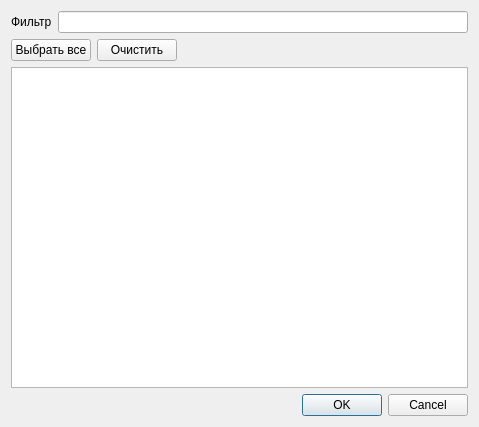
<?xml version="1.0" encoding="UTF-8"?>
<ui version="4.0">
 <class>Dialog</class>
 <widget class="QDialog" name="Dialog">
  <property name="geometry">
   <rect>
    <x>0</x>
    <y>0</y>
    <width>479</width>
    <height>427</height>
   </rect>
  </property>
  <property name="windowTitle">
   <string>Параметры</string>
  </property>
  <layout class="QGridLayout" name="gridLayout">
   <item row="0" column="0">
    <widget class="QLabel" name="label">
     <property name="text">
      <string>Фильтр</string>
     </property>
    </widget>
   </item>
   <item row="0" column="1">
    <widget class="QLineEdit" name="mFilterLineEdit"/>
   </item>
   <item row="2" column="0" colspan="2">
    <widget class="QTableView" name="tableView">
     <property name="alternatingRowColors">
      <bool>true</bool>
     </property>
     <property name="selectionBehavior">
      <enum>QAbstractItemView::SelectRows</enum>
     </property>
     <property name="sortingEnabled">
      <bool>true</bool>
     </property>
     <attribute name="horizontalHeaderStretchLastSection">
      <bool>true</bool>
     </attribute>
    </widget>
   </item>
   <item row="3" column="0" colspan="2">
    <widget class="QDialogButtonBox" name="buttonBox">
     <property name="orientation">
      <enum>Qt::Horizontal</enum>
     </property>
     <property name="standardButtons">
      <set>QDialogButtonBox::Cancel|QDialogButtonBox::Ok</set>
     </property>
    </widget>
   </item>
   <item row="1" column="0" colspan="2">
    <layout class="QHBoxLayout" name="horizontalLayout">
     <item>
      <widget class="QPushButton" name="mSelectAll">
       <property name="text">
        <string>Выбрать все</string>
       </property>
      </widget>
     </item>
     <item>
      <widget class="QPushButton" name="mDeselectAll">
       <property name="text">
        <string>Очистить</string>
       </property>
      </widget>
     </item>
     <item>
      <spacer name="horizontalSpacer">
       <property name="orientation">
        <enum>Qt::Horizontal</enum>
       </property>
       <property name="sizeHint" stdset="0">
        <size>
         <width>40</width>
         <height>20</height>
        </size>
       </property>
      </spacer>
     </item>
    </layout>
   </item>
  </layout>
 </widget>
 <resources/>
 <connections>
  <connection>
   <sender>buttonBox</sender>
   <signal>accepted()</signal>
   <receiver>Dialog</receiver>
   <slot>accept()</slot>
   <hints>
    <hint type="sourcelabel">
     <x>227</x>
     <y>409</y>
    </hint>
    <hint type="destinationlabel">
     <x>157</x>
     <y>274</y>
    </hint>
   </hints>
  </connection>
  <connection>
   <sender>buttonBox</sender>
   <signal>rejected()</signal>
   <receiver>Dialog</receiver>
   <slot>reject()</slot>
   <hints>
    <hint type="sourcelabel">
     <x>295</x>
     <y>415</y>
    </hint>
    <hint type="destinationlabel">
     <x>286</x>
     <y>274</y>
    </hint>
   </hints>
  </connection>
 </connections>
</ui>
